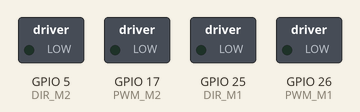
This sketch was run on a simulated ESP32. Parts: switched loads named in the sketch (green lamp = pin HIGH).

Above: at 0.0 s.
At 3.1 s:
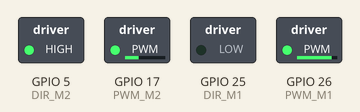
At 7.6 s:
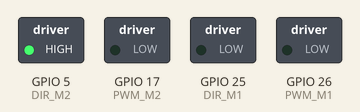
Timing chart, 0 to 9.1 s (numbered marks = the images above):
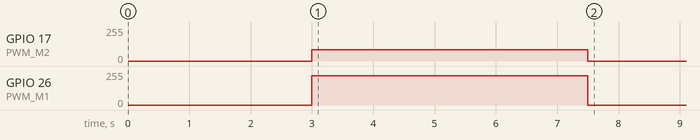

The sketch:

cercle.ino
```cpp
// Test : le robot trace un cercle, une seule fois.
// Une roue tourne plus vite que l'autre. L'écart règle le rayon, la durée règle la longueur du tour.

const int DIR_M1 = 25, PWM_M1 = 26;
const int DIR_M2 = 5, PWM_M2 = 17;
const int VITESSE_M1 = 220;
const int VITESSE_M2 = 85;
const int DUREE_TOUR_MS = 4500;

void setup() {
  pinMode(DIR_M1, OUTPUT);
  pinMode(DIR_M2, OUTPUT);
  ledcAttach(PWM_M1, 500, 8);
  ledcAttach(PWM_M2, 500, 8);
  delay(3000);

  digitalWrite(DIR_M1, LOW);
  digitalWrite(DIR_M2, HIGH);
  ledcWrite(PWM_M1, VITESSE_M1);
  ledcWrite(PWM_M2, VITESSE_M2);
  delay(DUREE_TOUR_MS);

  ledcWrite(PWM_M1, 0);
  ledcWrite(PWM_M2, 0);
}

void loop() {}
```
